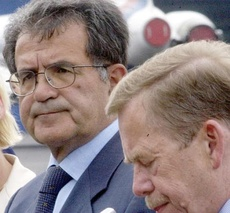
#> input picture Face_Detection_and_Panoram_stitching/data/validation_folder/images/img_1.jpg, 230 x 213 px, shrunk from 450 x 418 before the run; its folder holds only this picture in this run
$ python task1.py
#> lines starting #> are read from the running program, lines starting #| are printed output that depends on the picture
'''
Notes:
1. All of your implementation for task 1 should be in this file.
2. Please Read the instructions and do not modify the input and output formats of function detect_faces().
3. If you want to show an image for debugging, please use show_image() function in helper.py.
4. Please do NOT save any intermediate files in your final submission.
'''

import cv2
import numpy as np
import argparse
import json
import os
import sys
import math


from typing import Dict, List
from utils import show_image


'''
Please do NOT add any imports. The allowed libraries are already imported for you.
'''

def detect_faces(img: np.ndarray) -> List[List[float]]:
    """
    Args:
        img : input image is an np.ndarray represent an input image of shape H x W x 3.
            H is the height of the image, W is the width of the image. 3 is the [R, G, B] channel (NOT [B, G, R]!).

    Returns:
        detection_results: a python nested list.
            Each element is the detected bounding boxes of the faces (may be more than one faces in one image).
            The format of detected bounding boxes a python list of float with length of 4. It should be formed as
            [topleft-x, topleft-y, box-width, box-height] in pixels.
    """
    detection_results: List[List[float]] = [] # Please make sure your output follows this data format.

    # Add your code here. Do not modify the return and input arguments.

    # Load the Haar Cascade Classifier for face detection
    face_cascade = cv2.CascadeClassifier(cv2.data.haarcascades + 'haarcascade_frontalface_default.xml')

    # Convert image to grayscale as Haar Cascade works on grayscale images
    gray = cv2.cvtColor(img, cv2.COLOR_RGB2GRAY)

    # Detect faces in the image
    faces = face_cascade.detectMultiScale(gray, scaleFactor=1.1, minNeighbors=5, minSize=(30, 30))

    detection_results = [[float(x), float(y), float(w), float(h)] for (x, y, w, h) in faces]

    return detection_results


def parse_args():
    parser = argparse.ArgumentParser(description="cse 573 homework 4.")
    parser.add_argument(
        "--input_path", type=str, default="data/validation_folder/images",
        help="path to validation or test folder")
    parser.add_argument(
        "--output", type=str, default="./result_task1.json",
        help="path to the characters folder")

    args = parser.parse_args()
    return args

def save_results(result_dict, filename):
    results = []
    results = result_dict
    with open(filename, "w") as file:
        json.dump(results, file, indent=4)

def check_output_format(faces, img, img_name):
    if not isinstance(faces, list):
        print('Wrong output type for image %s! Should be a %s, but you get %s.' % (img_name, list, type(faces)))
        return False
    for i, face in enumerate(faces):
        if not isinstance(face, list):
            print('Wrong bounding box type in image %s the %dth face! Should be a %s, but you get %s.' % (img_name, i, list, type(face)))
            return False
        if not len(face) == 4:
            print('Wrong bounding box format in image %s the %dth face! The length should be %s , but you get %s.' % (img_name, i, 4, len(face)))
            return False
        for j, num in enumerate(face):
            if not isinstance(num, float):
                print('Wrong bounding box type in image %s the %dth face! Should be a list of %s, but you get a list of %s.' % (img_name, i, float, type(num)))
                return False
        if face[0] >= img.shape[1] or face[1] >= img.shape[0] or face[0] + face[2] >= img.shape[1] or face[1] + face[3] >= img.shape[0]:
            print('Warning: Wrong bounding box in image %s the %dth face exceeds the image size!' % (img_name, i))
            print('One possible reason of this is incorrect bounding box format. The format should be [topleft-x, topleft-y, box-width, box-height] in pixels.')
    return True


def batch_detection(img_dir):
#> called with img_dir = 'data/validation_folder/images'
    res = {}
    for img_name in sorted(os.listdir(img_dir)):
        img_path = os.path.join(img_dir, img_name)
        img = cv2.imread(img_path)
#> img is the input picture: shape (213, 230, 3); mean B, G, R 126.1, 127.5, 143.5
        img = cv2.cvtColor(img, cv2.COLOR_BGR2RGB)
        faces = detect_faces(img)
#> in detect_faces, `gray = cv2.cvtColor(img, cv2.COLOR_RGB2GRAY)`:
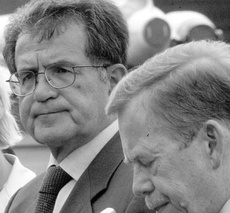
#> gray: shape (213, 230); min 1, max 255, mean 132.1
#> in detect_faces, `faces = face_cascade.detectMultiScale(gray, scaleFactor=1.1, minNeighb..`: faces = [[2, 38, 93, 93]]
#> faces = [[2, 38, 93, 93]]
        if not check_output_format(faces, img, img_name):
#> the loop in check_output_format, `for i, face in enumerate(faces):` made 1 pass
            print('Wrong output format!')
            sys.exit(2)
        res[img_name] = faces
    return res

def main():

    args = parse_args()
    path, filename = os.path.split(args.output)
    os.makedirs(path, exist_ok=True)
    result_list = batch_detection(args.input_path)
#> result_list = {'img_1.jpg': [[2, 38, 93, 93]]}
    save_results(result_list, args.output)

if __name__ == "__main__":
    main()


$ run again, on Face_Detection_and_Panoram_stitching/data/validation_folder/images/img_102.jpg
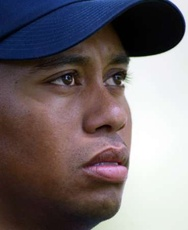
#> input picture Face_Detection_and_Panoram_stitching/data/validation_folder/images/img_102.jpg, 188 x 230 px, shrunk from 369 x 450 before the run
#> in batch_detection, img is the input picture: shape (230, 188, 3); mean B, G, R 109.8, 106.6, 115.7
#> in detect_faces, `gray = cv2.cvtColor(img, cv2.COLOR_RGB2GRAY)`:
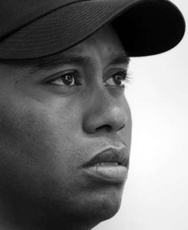
#> gray: shape (230, 188); min 0, max 255, mean 109.7
#> in detect_faces, `faces = face_cascade.detectMultiScale(gray, scaleFactor=1.1, minNeighb..`: faces = ()
#> detection_results = []
#> result_list = {'img_102.jpg': []}

$ run again, on Face_Detection_and_Panoram_stitching/data/validation_folder/images/img_103.jpg
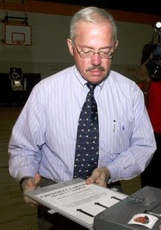
#> input picture Face_Detection_and_Panoram_stitching/data/validation_folder/images/img_103.jpg, 161 x 230 px, shrunk from 316 x 450 before the run
#> in batch_detection, img is the input picture: shape (230, 161, 3); mean B, G, R 103.7, 103.2, 112.2
#> in detect_faces, `gray = cv2.cvtColor(img, cv2.COLOR_RGB2GRAY)`:
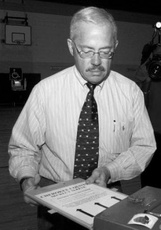
#> gray: shape (230, 161); min 0, max 255, mean 106
#> in detect_faces, `faces = face_cascade.detectMultiScale(gray, scaleFactor=1.1, minNeighb..`: faces = [[72, 33, 49, 49]]
#> the loop in check_output_format, `for i, face in enumerate(faces):` made 1 pass
#> result_list = {'img_103.jpg': [[72, 33, 49, 49]]}

$ run again, on Face_Detection_and_Panoram_stitching/data/validation_folder/images/img_11.jpg
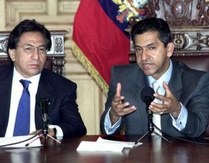
#> input picture Face_Detection_and_Panoram_stitching/data/validation_folder/images/img_11.jpg, 209 x 163 px, shrunk from 410 x 320 before the run
#> in batch_detection, img is the input picture: shape (163, 209, 3); mean B, G, R 99, 94.3, 110.1
#> in detect_faces, `gray = cv2.cvtColor(img, cv2.COLOR_RGB2GRAY)`:
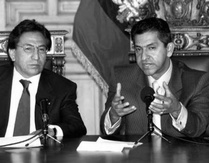
#> gray: shape (163, 209); min 0, max 255, mean 99.6
#> in detect_faces, `faces = face_cascade.detectMultiScale(gray, scaleFactor=1.1, minNeighb..`: faces = [[128, 33, 39, 39], [15, 34, 40, 40]]
#> the loop in check_output_format, `for i, face in enumerate(faces):` made 2 passes
#> result_list = {'img_11.jpg': [[128, 33, 39, 39], [15, 34, 40, 40]]}
#> results has the same summary as result_list in main

$ run again, on Face_Detection_and_Panoram_stitching/data/validation_folder/images/img_10.jpg
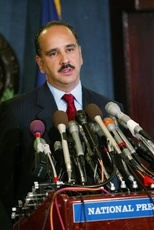
#> input picture Face_Detection_and_Panoram_stitching/data/validation_folder/images/img_10.jpg, 154 x 230 px, shrunk from 301 x 450 before the run
#> in batch_detection, img is the input picture: shape (230, 154, 3); mean B, G, R 55.1, 56.7, 61.3
#> in detect_faces, `gray = cv2.cvtColor(img, cv2.COLOR_RGB2GRAY)`:
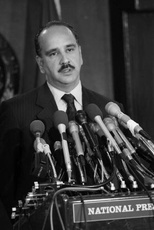
#> gray: shape (230, 154); min 0, max 255, mean 57.9
#> in detect_faces, `faces = face_cascade.detectMultiScale(gray, scaleFactor=1.1, minNeighb..`: faces = [[34, 29, 58, 58]]
#> the loop in check_output_format, `for i, face in enumerate(faces):` made 1 pass
#> result_list = {'img_10.jpg': [[34, 29, 58, 58]]}
